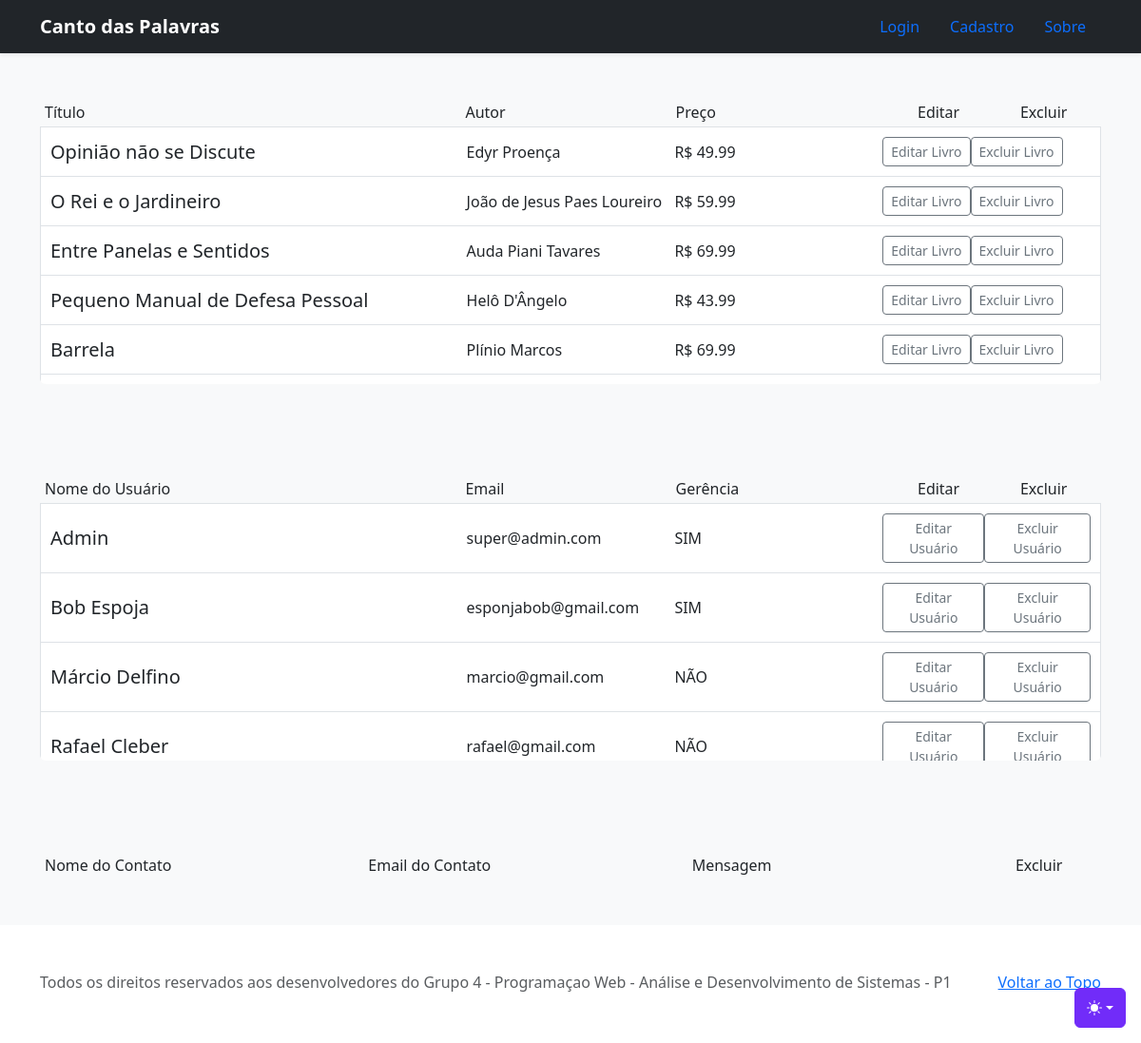
The app's page /admin.php with its own data.
### tables this page shows
CREATE TABLE `livros` (
  `idlivro` int(11) NOT NULL,
  `nomelivro` varchar(255) NOT NULL,
  `nomeautor` varchar(255) NOT NULL,
  `descricao` text NOT NULL,
  `preco` decimal(7,2) NOT NULL,
  `tema` varchar(255) NOT NULL,
  `imagem` varchar(500) NOT NULL
);

CREATE TABLE `usuarios` (
  `idusuario` int(11) NOT NULL,
  `nomeusuario` varchar(255) NOT NULL,
  `email` varchar(255) NOT NULL,
  `senha` varchar(255) NOT NULL,
  `gerente` int(1) NOT NULL DEFAULT 0
);

### admin.php (the view, shortened to what this page needs)
<?php
require_once('src/conexao-bd.php');
$sql = 'SELECT idlivro, nomelivro, nomeautor, descricao, preco, tema, imagem FROM livros';
$livros = $pdo->query($sql, null);
$sql2 = 'SELECT idusuario, nomeusuario, email, gerente FROM usuarios';
$usuarios = $pdo->query($sql2, null);
?>
<!doctype html>
<html lang="pt-br" data-bs-theme="auto">
  <head><script src="../assets/js/color-modes.js"></script>
    <link rel="stylesheet" href="https://cdn.jsdelivr.net/npm/@docsearch/css@3">
    <link href="../assets/dist/css/bootstrap.min.css" rel="stylesheet">
    <link href="assets/dist/css/style.css" rel="stylesheet">
  </head>
  <body>
    <div class="dropdown position-fixed bottom-0 end-0 mb-3 me-3 bd-mode-toggle">
      <button class="btn btn-bd-primary py-2 dropdown-toggle d-flex align-items-center"
              id="bd-theme"
              type="button"
              aria-expanded="false"
              data-bs-toggle="dropdown"
              aria-label="Toggle theme (auto)">
        <svg class="bi my-1 theme-icon-active" width="1em" height="1em"><use href="#circle-half"></use></svg>
      </button>
    </div>
<header class="navbar navbar-dark bg-dark shadow-sm">
  <div class="container">
    <a href="" class="navbar-brand d-flex align-items-center">
      <strong>Canto das Palavras</strong>
    </a>
    <ul class="nav">
      <?php
      if(isset($_SESSION['idusuario'])){
        echo '<li class="nav-item">
                <a class="nav-link btn btn-outline-light" href="cadastrolivro.php">Adicionar livro</a>
                </li>
              <li class="nav-item">
                <a class="nav-link btn btn-outline-light" href="cadastrousuarioadm.php">Adicionar Usuário</a>
              </li>
              <li class="nav-item">
                <a class="nav-link btn btn-outline-light" href="logout.php">Logout</a>
              </li>
              <li class="nav-item">
                <a class="nav-link btn btn-outline-light" href="admin.php">Gerênciamento da Loja</a>
              </li>'
              ;
      } else {
        echo '<li class="nav-item">
                <a class="nav-link btn btn-outline-light" href="login.php">Login</a>
              </li>
              <li class="nav-item">
                <a class="nav-link btn btn-outline-light" href="cadastrousuario.php">Cadastro</a>
              </li>
              <li class="nav-item">
                <a class="nav-link btn btn-outline-light" href="sobre.php">Sobre</a>
              </li>'
              ;
      }?>
    </ul>
  </div>
</header>
<main>
<section>
  <div class="album py-5 bg-body-tertiary">
      <div class="container">
          <div class="row">
              <div class="col">
                  <div class="list-group" style="max-height: 300px; overflow-y: auto;">
                      <div style="display: flex; align-items: center; padding: 5px;">
                          <h6 style="flex: 4; margin-bottom: 0;">Título</h6>
                          <h6 style="flex: 2; margin-bottom: 0;">Autor</h6>
                          <h6 style="flex: 2; margin-bottom: 0;">Preço</h6>
                          <h6 style="flex: 1; margin-bottom: 0; text-align: center;">Editar</h6>
                          <h6 style="flex: 1; margin-bottom: 0; text-align: center;">Excluir</h6>
                      </div>
                      <?php foreach($livros as $livro): ?>
                          <div class="list-group-item" style="display: flex; align-items: center; padding: 10px;">
                              <h5 style="flex: 2; margin-bottom: 0;"><?= $livro["nomelivro"]; ?></h5>
                              <p style="flex: 1; margin-bottom: 0;"><?= $livro["nomeautor"]; ?></p>
                              <p style="flex: 1; margin-bottom: 0;"><?= "R$ " . $livro["preco"]; ?></p>
                              <div class="btn-group" style="flex: 1;">
                                <a href="editarlivro.php?id=<?= $livro['idlivro']; ?>" method="get">
                                  <button type="button" class="btn btn-sm btn-outline-secondary">Editar Livro</button>
                                </a>
                                <a href="excluirlivrobd.php?id=<?= $livro['idlivro']; ?>">
                                  <button type="button" class="btn btn-sm btn-outline-secondary">Excluir Livro</button>
                                </a>
                              </div>
                          </div>
                      <?php endforeach ?>
                  </div>
              </div>
          </div>
      </div>
  </div>
</section>
<section>
  <div class="album py-5 bg-body-tertiary">
      <div class="container">
          <div class="row">
              <div class="col">
                  <div class="list-group" style="max-height: 300px; overflow-y: auto;">
                      <div style="display: flex; align-items: center; padding: 5px;">
                          <h6 style="flex: 4; margin-bottom: 0;">Nome do Usuário</h6>
                          <h6 style="flex: 2; margin-bottom: 0;">Email</h6>
                          <h6 style="flex: 2; margin-bottom: 0;">Gerência</h6>
                          <h6 style="flex: 1; margin-bottom: 0; text-align: center;">Editar</h6>
                          <h6 style="flex: 1; margin-bottom: 0; text-align: center;">Excluir</h6>
                      </div>
                      <?php foreach($usuarios as $usuario): ?>
                          <div class="list-group-item" style="display: flex; align-items: center; padding: 10px;">
                              <h5 style="flex: 2; margin-bottom: 0;"><?= $usuario["nomeusuario"]; ?></h5>
                              <p style="flex: 1; margin-bottom: 0;"><?= $usuario["email"]; ?></p>
                              <p style="flex: 1; margin-bottom: 0;"><?= $usuario["gerente"] == 1 ? 'SIM' : 'NÃO'; ?></p>
                              <div class="btn-group" style="flex: 1;">
                                <a href="editarusuario.php?id=<?= $usuario['idusuario']; ?>" method="get" >
                                  <button type="button" class="btn btn-sm btn-outline-secondary">Editar Usuário</button>
                                </a>
                                <a href="excluirusuariobd.php?id=<?= $usuario['idusuario']; ?>">
                                  <button type="button" class="btn btn-sm btn-outline-secondary">Excluir Usuário</button>
                                </a>
                              </div>
                          </div>
                      <?php endforeach ?>
                  </div>
              </div>
          </div>
      </div>
  </div>
</section>
<section>
  <div class="album py-5 bg-body-tertiary">
      <div class="container">
          <div class="row">
              <div class="col">
                  <div class="list-group" style="max-height: 300px; overflow-y: auto;">
                      <div style="display: flex; align-items: center; padding: 5px;">
                          <h6 style="flex: 4; margin-bottom: 0;">Nome do Contato</h6>
                          <h6 style="flex: 4; margin-bottom: 0;">Email do Contato</h6>
                          <h6 style="flex: 4; margin-bottom: 0;">Mensagem</h6>
                          <h6 style="flex: 1; margin-bottom: 0;">Excluir</h6>
                      </div>
                  </div>
              </div>
          </div>
      </div>
  </div>
</section>
</main>
<footer class="text-body-secondary py-5">
  <div class="container">
    <p class="float-end mb-1">
      <a href="#">Voltar ao Topo</a>
    </p>
    <p class="mb-1">Todos os direitos reservados aos desenvolvedores do Grupo 4 - Programaçao Web - Análise e Desenvolvimento de Sistemas - P1 </p>
  </div>
</footer>
</body>
</html>

### records on screen
livros: nomelivro "Opinião não se Discute", nomeautor "Edyr Proença", preco "49.99"
livros: nomelivro "O Rei e o Jardineiro", nomeautor "João de Jesus Paes Loureiro", preco "59.99"
livros: nomelivro "Entre Panelas e Sentidos", nomeautor "Auda Piani Tavares", preco "69.99"
livros: nomelivro "Pequeno Manual de Defesa Pessoal", nomeautor "Helô D'Ângelo", preco "43.99"
livros: nomelivro "Barrela", nomeautor "Plínio Marcos", preco "69.99"
usuarios: nomeusuario "Admin", email "super@admin.com", gerente "SIM"
usuarios: nomeusuario "Bob Espoja", email "esponjabob@gmail.com", gerente "SIM"
usuarios: nomeusuario "Márcio Delfino", email "marcio@gmail.com", gerente "NÃO"
usuarios: nomeusuario "Rafael Cleber", email "rafael@gmail.com", gerente "NÃO"
